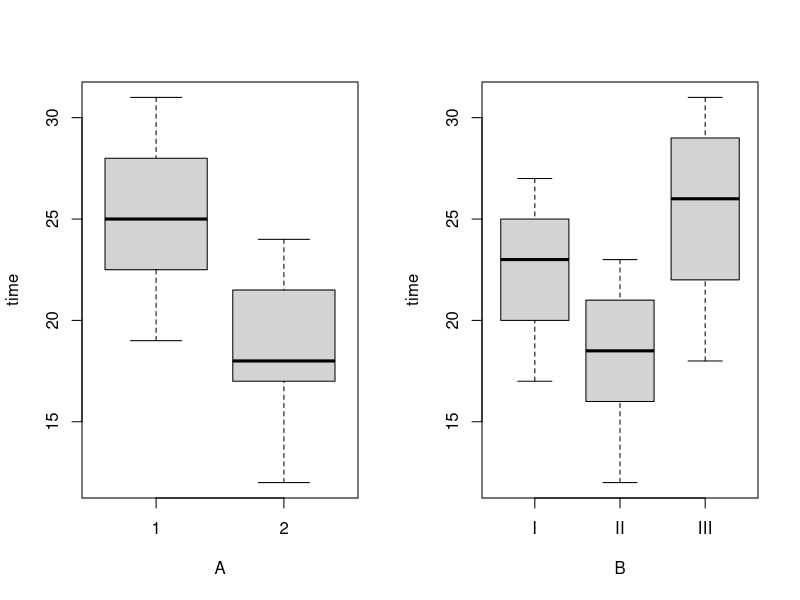
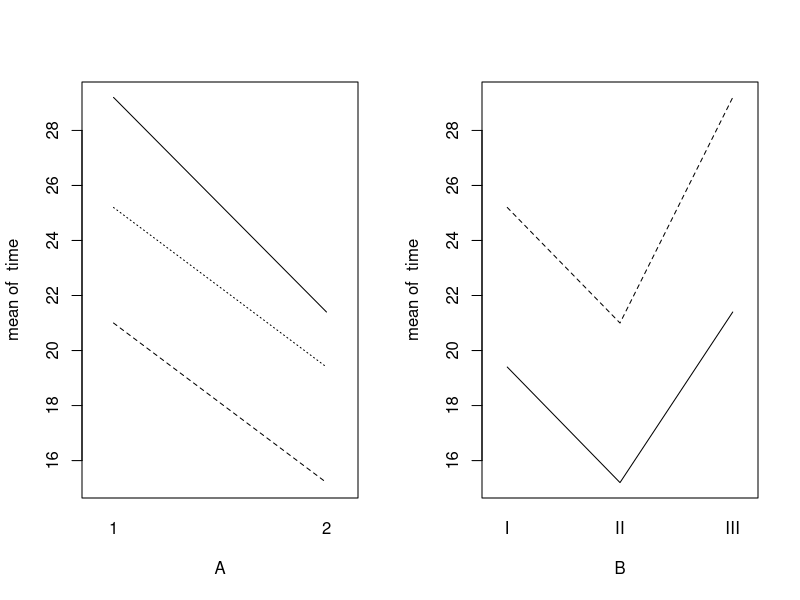

Reproduce these figures in R, in order. (Note: this script raises an error after producing the figures.)
############################################################
### 具有交互效应的双因子方差分析                             ###                     
############################################################

###--- 具有交互效应的双因素方差分析  ---------------------------
# R仍然用函数aov()作双因素方差分析，只需将formula改为x~A+B+A:B或x~A*B的形式即可。

### 示例1
# 转载自 http://www.cnblogs.com/jpld/p/4594003.html
# 数据构建
# 不同路段和不同时段的行车时间数据 
time=c(25,24,27,25,25,19,20,23,22,21,29,28,31,28,30,20,17,22,21,17,18,17,13,16,12,22,18,24,21,22)
traffic=data.frame(time,A=gl(2,15,30),B=gl(3,5,30,labels=c("I","II","III")))

# 方差齐性检验 
bartlett.test(time~A,data=traffic)
bartlett.test(time~B,data=traffic)
# 检验结果的P值均远大于显著性水平0.05，说明两个因素下的各水平都满足方差齐性的要求，可以进一步做方差分析

# 画图来观察一下数据的特点，首先是箱线图。
op=par(mfrow=c(1,2)) #分割图形区域
plot(time~A+B,data=traffic)
# 从图形上单独观察时段和路段对行车时间的影响，可以发现因素的不同水平还是有明显差别的。

# 为了考察因素间的交互作用是否存在，利用函数interaction.plot()绘制交互效应图
attach(traffic)
interaction.plot(A,B,time,legend=F)
interaction.plot(B,A,time,legend=F)
# 曲线均没有相交，所以可以初步判断两个因素之间应该没有交互作用

# 用方差分析进行确认
traf.aov=aov(time~A*B,data=traffic)
summary(traf.aov)
# 根据检验结果的P值作判断:引素A时段和B路段对行车时间有显著影响;
# 而交互作用A:B的P值=0.42>0.05 ,因此不能拒绝原假设H0，说明两个因素间没有明显的交互效应。

### 示例2
# 转载自 http://blog.163.com/jiangfeng_data/blog/static/206414038201241010348975/
# 例子来源于汤银才所著《R语言与统计分析》
# 有一个关于检验毒品强弱的试验，给48只白鼠注射3种毒药（因素A），同时有4种治疗方案（因素B），这样的试验在
# 每一种因素组合下都重复四次测试老鼠的存活时间，试分析毒药和治疗方案以及它们的交互作用对老鼠存活时间有无显著影响。
time<-c(0.31,0.45,0.46,0.43,0.82,1.1,0.88,0.72,0.43,0.45,0.63,0.76,0.45,0.71,0.66,0.62,
        0.36,0.29,0.4,0.23,0.92,0.61,0.49,1.24,0.44,0.35,0.31,0.4,0.56,1.02,0.71,0.38,
        0.22,0.21,0.18,0.23,0.3,0.37,0.38,0.29,0.23,0.25,0.24,0.22,0.3,0.36,0.31,0.33)
tox<-gl(3,16,48)
cure<-gl(4,4,48)
b<-data.frame(time,tox,cure)

# 方差分析
m1<-aov(time~tox+cure+tox:cure)
summary(m1)
# 由p值可以看出，可以看出tox,cure之间的交互作用不显著

# 在说明tox,cure的作用是否显著前，最好先考虑方差齐次性（从箱型图可以看出方差有很大差异）
bartlett.test(time~tox+cure,data=b)
# 由p值（p < 0.05）可以看出，方差齐次性不满足，这样方差分析结果值得商榷，此时需要结合其他方法再进行进一步分析。
